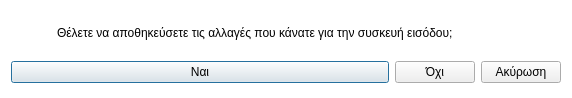
<?xml version="1.0" encoding="UTF-8"?>
<ui version="4.0">
 <class>Dialog</class>
 <widget class="QDialog" name="Dialog">
  <property name="geometry">
   <rect>
    <x>0</x>
    <y>0</y>
    <width>572</width>
    <height>98</height>
   </rect>
  </property>
  <property name="windowTitle">
   <string>Αποθήκευση αλλαγών</string>
  </property>
  <property name="windowIcon">
   <iconset resource="../../../icons.qrc">
    <normaloff>:/rest-windows/assets/images/rest-windows/question.png</normaloff>:/rest-windows/assets/images/rest-windows/question.png</iconset>
  </property>
  <property name="styleSheet">
   <string notr="true">QDialog{
	background:white;
}</string>
  </property>
  <layout class="QGridLayout" name="gridLayout_2">
   <item row="1" column="0" colspan="2">
    <widget class="QFrame" name="frame">
     <property name="styleSheet">
      <string notr="true">QFrame{border:0px;}</string>
     </property>
     <property name="frameShape">
      <enum>QFrame::StyledPanel</enum>
     </property>
     <property name="frameShadow">
      <enum>QFrame::Raised</enum>
     </property>
     <layout class="QGridLayout" name="gridLayout">
      <property name="leftMargin">
       <number>0</number>
      </property>
      <property name="topMargin">
       <number>0</number>
      </property>
      <property name="rightMargin">
       <number>0</number>
      </property>
      <property name="bottomMargin">
       <number>0</number>
      </property>
      <item row="0" column="0">
       <widget class="QPushButton" name="save">
        <property name="sizePolicy">
         <sizepolicy hsizetype="Expanding" vsizetype="Fixed">
          <horstretch>0</horstretch>
          <verstretch>0</verstretch>
         </sizepolicy>
        </property>
        <property name="text">
         <string>Ναι</string>
        </property>
        <property name="icon">
         <iconset resource="../../../icons.qrc">
          <normaloff>:/rest-windows/assets/images/rest-windows/save.png</normaloff>:/rest-windows/assets/images/rest-windows/save.png</iconset>
        </property>
       </widget>
      </item>
      <item row="0" column="1">
       <widget class="QPushButton" name="no_save">
        <property name="sizePolicy">
         <sizepolicy hsizetype="Fixed" vsizetype="Fixed">
          <horstretch>0</horstretch>
          <verstretch>0</verstretch>
         </sizepolicy>
        </property>
        <property name="text">
         <string>Όχι</string>
        </property>
       </widget>
      </item>
     </layout>
    </widget>
   </item>
   <item row="0" column="0">
    <widget class="QLabel" name="error">
     <property name="minimumSize">
      <size>
       <width>40</width>
       <height>40</height>
      </size>
     </property>
     <property name="maximumSize">
      <size>
       <width>40</width>
       <height>40</height>
      </size>
     </property>
     <property name="text">
      <string/>
     </property>
     <property name="pixmap">
      <pixmap resource="../../../icons.qrc">:/rest-windows/assets/images/rest-windows/question.png</pixmap>
     </property>
     <property name="scaledContents">
      <bool>true</bool>
     </property>
    </widget>
   </item>
   <item row="1" column="2">
    <widget class="QPushButton" name="cancel">
     <property name="sizePolicy">
      <sizepolicy hsizetype="Fixed" vsizetype="Fixed">
       <horstretch>0</horstretch>
       <verstretch>0</verstretch>
      </sizepolicy>
     </property>
     <property name="text">
      <string>Ακύρωση</string>
     </property>
    </widget>
   </item>
   <item row="0" column="1" colspan="2">
    <widget class="QLabel" name="label">
     <property name="text">
      <string>Θέλετε να αποθηκεύσετε τις αλλαγές που κάνατε για την συσκευή εισόδου;</string>
     </property>
     <property name="alignment">
      <set>Qt::AlignJustify|Qt::AlignVCenter</set>
     </property>
    </widget>
   </item>
  </layout>
 </widget>
 <tabstops>
  <tabstop>save</tabstop>
  <tabstop>no_save</tabstop>
  <tabstop>cancel</tabstop>
 </tabstops>
 <resources>
  <include location="../../../icons.qrc"/>
  <include location="../../../icons.qrc"/>
 </resources>
 <connections/>
</ui>
